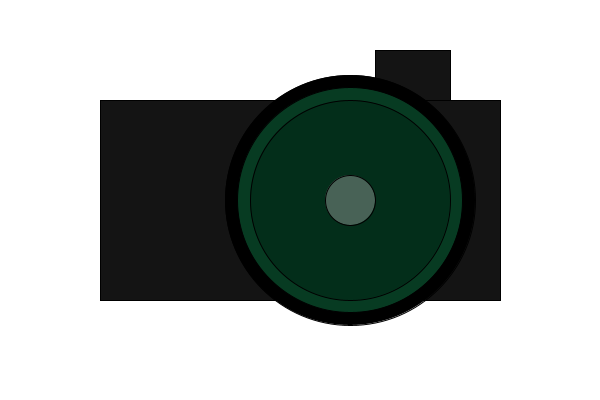
Frame 1 (no input)
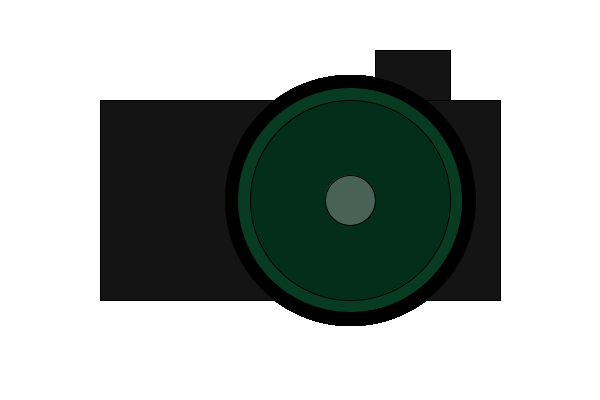
Frame 60 (the mouse pressed at the canvas centre just before this capture)
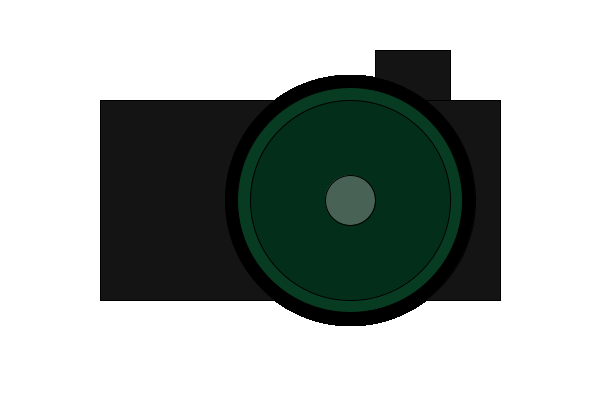
Frame 120 (the mouse held since frame 60 and released just before this capture)

The Processing sketch that drew these frames (run headless with seeded random() and noise(); from frame 60 on, the mouse is pressed at the canvas centre):

// Processing sketch: processing_99186
// ── processing_99186.pde

void setup()
{
  background(255);
  size(600, 400);
}

void draw()
{
  fill(20, 20, 20);
  rect(375, 50, 75, 50);
  
  fill(20, 20, 20);
  rect(100, 100, 400, 200);
  
  fill(0);
  ellipse(350, 200, 250, 250);
  

  fill(7, 59, 34);
  ellipse(350, 200, 225, 225);
  
  fill(3, 46, 26);
  ellipse(350, 200, 200, 200);
  
  fill(72, 98, 86);
  ellipse(350, 200, 50, 50);
  
}
